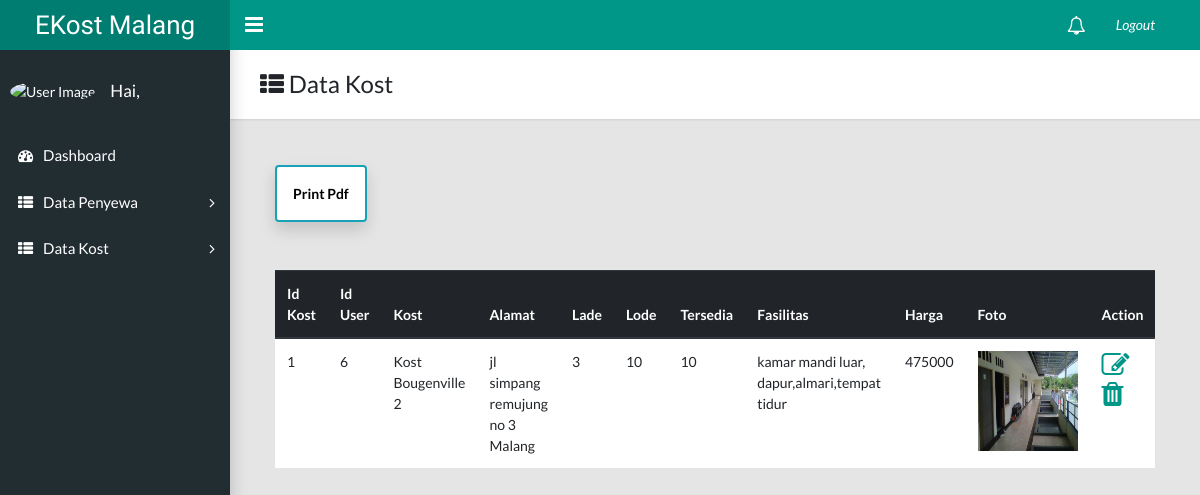
The app's page /index.php/rt/DataKost with its own data.
### tables this page shows
CREATE TABLE `kost` (
  `id_kost` int(5) NOT NULL,
  `id_user` int(5) NOT NULL,
  `nama_kost` varchar(40) NOT NULL,
  `jenis_kost` varchar(9) NOT NULL,
  `fasilitas` text NOT NULL,
  `harga` decimal(8,0) NOT NULL,
  `alamat_kost` varchar(50) NOT NULL,
  `stok` int(3) NOT NULL,
  `foto` varchar(200) NOT NULL,
  `longitude` varchar(20) NOT NULL,
  `latitude` varchar(20) NOT NULL,
  `no_tlp` int(13) NOT NULL
);

### application/controllers/RT.php (called while the page is built, shortened)
<?php
    class RT extends CI_Controller {
        public function DataKost(){
        	$this->load->helper('url','form');
		    $this->load->model('Kost_p_model');
		    $data['k_list']= $this->Kost_p_model->getKost();
		    $this->load->view('rt/DataKost', $data);
        }
 	}
 ?>

### index.php (called while the page is built, shortened)
<?php
require_once BASEPATH.'core/CodeIgniter.php';

### application/models/Kost_p_model.php (called while the page is built, shortened)
<?php
	class Kost_p_model extends CI_Model
	{
		public function getKost()
		{
			$query = $this->db->get("kost");
			return $query->result();
		}
	}
?>

### application/views/rt/DataKost.php (the view, shortened to what this page needs)
<!DOCTYPE html>
<html lang="en">
  <head>
    <link rel="stylesheet" type="text/css" href="<?php echo base_url();?>assets/admin/css/main.css">
    <link rel="stylesheet" type="text/css" href="https://maxcdn.bootstrapcdn.com/font-awesome/4.7.0/css/font-awesome.min.css">
  </head>
  <body class="app sidebar-mini rtl">
    <header class="app-header"><a class="app-header__logo" href="index.html">EKost Malang</a>
      <a class="app-sidebar__toggle" href="#" data-toggle="sidebar" aria-label="Hide Sidebar"></a>
      <ul class="app-nav">
        <li class="dropdown"><a class="app-nav__item" href="#" data-toggle="dropdown" aria-label="Show notifications"><i class="fa fa-bell-o fa-lg"></i></a>
        </li>
        <li class="dropdown"><a class="app-nav__item" href="<?php echo site_url();?>/Login/logout" data-toggle="dropdown" aria-label="Open Profile Menu"><i class="">Logout</i></a>
        </li>
      </ul>
    </header>
    <aside class="app-sidebar">
      <div class="app-sidebar__user"><img class="app-sidebar__user-avatar" src="https://s3.amazonaws.com/uifaces/faces/twitter/jsa/48.jpg" alt="User Image"><br>
        <div>
          <p class="app-sidebar__user-name">Hai, <?php echo $this->session->userdata('logged_in')['username']?></p>
        </div>
      </div>
        <ul class="app-menu">
        <li><a class="app-menu__item " href="<?php echo base_url('index.php/RT/')?>"><i class="app-menu__icon fa fa-dashboard"></i><span class="app-menu__label">Dashboard</span></a></li>
        <li class="treeview"><a class="app-menu__item" href="<?php echo base_url('index.php/RT/DataPenyewa')?>" data-toggle="treeview"><i class="app-menu__icon fa fa-th-list"></i><span class="app-menu__label">Data Penyewa</span><i class="treeview-indicator fa fa-angle-right"></i></a>
        </li>
        <li class="treeview"><a class="app-menu__item" href="<?php echo base_url('index.php/RT/DataKost')?>" data-toggle="treeview"><i class="app-menu__icon fa fa-th-list"></i><span class="app-menu__label">Data Kost</span><i class="treeview-indicator fa fa-angle-right"></i></a>
        </li>
      </ul>
    </aside>
    <main class="app-content">
      <div class="app-title">
        <div>
          <h1><i class="fa fa-th-list"></i> Data Kost</h1>
        </div>
      </div>
   <div class="container ">
     <a href="<?php echo site_url('/Laporanpdf_k') ?>" class="btn btn-info my-3 shadow p-3 mb-5 bg-white rounded" ><span class="glyphicon glyphicon-plus"><font color="black">Print Pdf</font></span></a>
   </div>
   <main role="main" class="container">
   <table class="table" back>
    <thead class="thead-dark">
       <tr>
         <th>Id Kost</th>
         <th>Id User</th>
         <th>Kost</th>
         <th>Alamat</th>
         <th>Lade</th>
         <th>Lode</th>
         <th>Tersedia</th>
         <th>Fasilitas</th>
         <th>Harga</th>
         <th>Foto</th>
         <th>Action</th>
       </tr>
     </thead>
     <tbody style="background-color: white">
      <?php foreach ($k_list as $key => $value): ?>
       <tr>
          <td><?php echo $value->id_kost ?></td>
          <td><?php echo $value->id_user ?></td>
          <td><?php echo $value->nama_kost ?></td>
          <td><?php echo $value->alamat_kost ?></td>
          <td><?php echo $value->latitude ?></td>
          <td><?php echo $value->longitude ?></td>
          <td><?php echo $value->stok ?></td>
          <td><?php echo $value->fasilitas ?></td>
          <td><?php echo $value->harga ?></td>
          <td><img src="<?php echo base_url()?>./assets/upload/<?php echo $value->foto?>" alt="" width=100 height=100></td>
          <td>
                <a href="<?php echo site_url("/dataKost/updateData/".$value->id_kost) ?>" class="fa fa-pencil-square-o fa-2x" aria-hidden="true" ></a>
                <a href="<?php echo site_url("/dataKost/deleteData/".$value->id_kost) ?>" class="fa fa-trash fa-2x" aria-hidden="true"></a>
              </td>
       </tr>
       <?php endforeach ?>
     </tbody>
   </table>
   </main>
  </body>
</html>

### records on screen
kost: id_kost "1", id_user "6", nama_kost "Kost Bougenville 2", alamat_kost "jl simpang remujung no 3 Malang", latitude "3", longitude "10", stok "10", fasilitas "kamar mandi luar, dapur,almari,tempat tidur", harga "475000", foto (picture)
